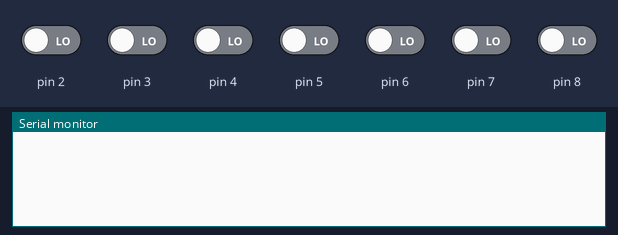
Simulated run of this sketch. Board: Arduino Uno, built with avr-gcc and run on an emulated ATmega328P. Shown: the last lines printed to the serial monitor. Inputs (shaded band) come from the test bench; at power-on: pin 2–8 LOW.

Above: at 1.4 s.
1.5 s: pin 2 driven HIGH
At 1.71 s:
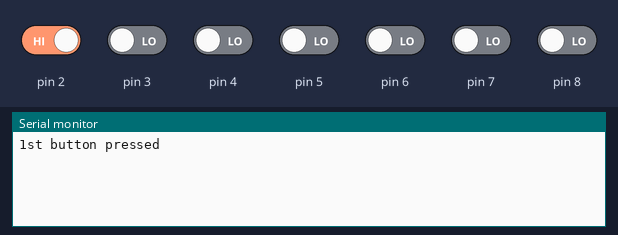
3.6 s: pin 3 driven HIGH
At 3.82 s:
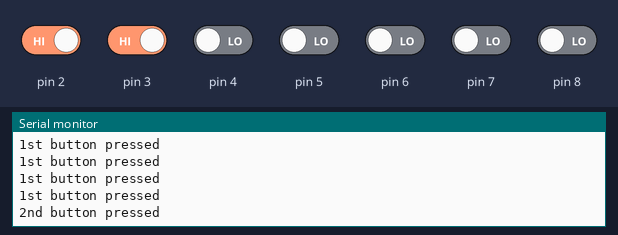
5.4 s: pin 4 driven HIGH
At 5.63 s:
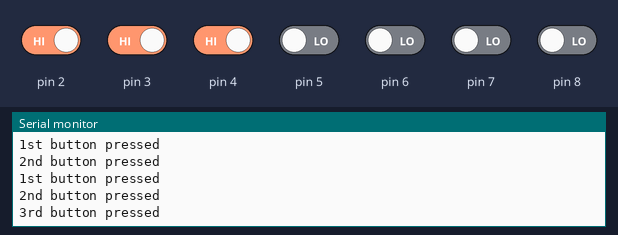
7.2 s: pin 5 driven HIGH
At 7.45 s:
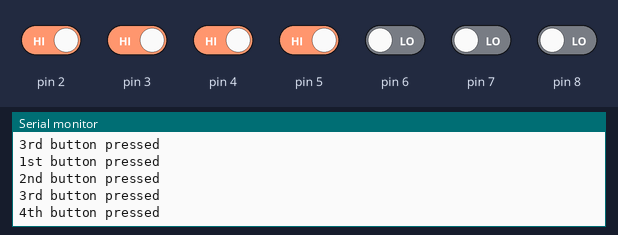
9.0 s: pin 6 driven HIGH
At 9.37 s:
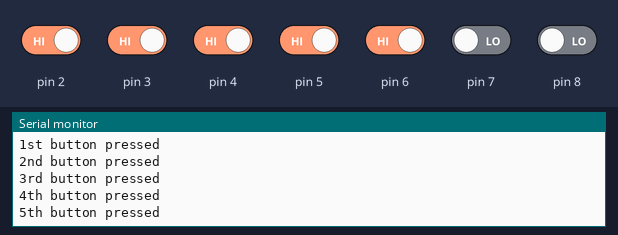
10.5 s: pin 7 driven HIGH
At 11.07 s:
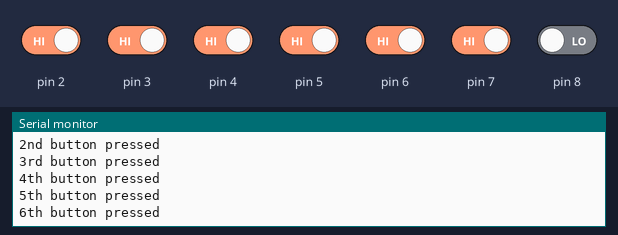
Timing chart, 0 to 13.0 s (numbered marks = the images above; inputs shaded):
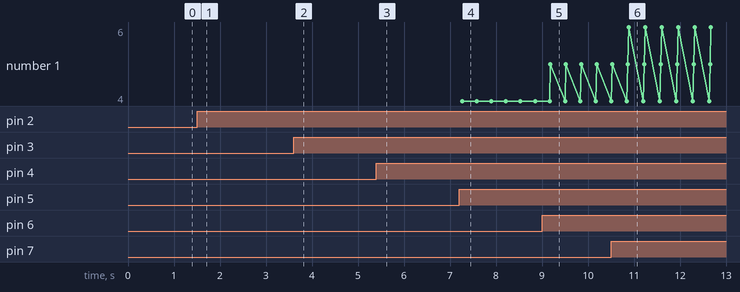

Measured:
- after the input at 1.5 s, the serial monitor: prints a new line at once (image 1)
- after the input at 3.6 s, the serial monitor: prints a new line at once (image 2)
- after the input at 5.4 s, the serial monitor: prints a new line after 0.05 s (image 3)
- after the input at 7.2 s, the serial monitor: prints a new line after 0.07 s (image 4)
- after the input at 9.0 s, the serial monitor: prints a new line after 0.18 s (image 5)
- after the input at 10.5 s, the serial monitor: prints a new line after 0.39 s (image 6)
- plotted number 1: 4 → 5 after the input at 9.0 s, 5 → 6 after the input at 10.5 s

The sketch:

buttons.ino
```cpp
//const int potPin = A0;

//int buttonState, potVal;

// Setup runs once after arduino boots up
void setup() {
  // Set the data rate in bits per second (baud) for serial data transmission
  Serial.begin(9600);

  // For digital pins it's also possible to send data but here we are receiving data from pin. Digital pin has two values - HIGH and LOW
  pinMode(2, INPUT);
  pinMode(3, INPUT);
  pinMode(4, INPUT);
  pinMode(5, INPUT);
  pinMode(6, INPUT);
  pinMode(7, INPUT);
  pinMode(8, INPUT);
}

// Infinite loop for event listening
void loop() {

  int buttonState2 = digitalRead(2);
  int buttonState3 = digitalRead(3);
  int buttonState4 = digitalRead(4);
  int buttonState5 = digitalRead(5);
  int buttonState6 = digitalRead(6);
  int buttonState7 = digitalRead(7);
  int buttonState8 = digitalRead(8);
  //potVal = analogRead(potPin);
  //Serial.print("potVal: ");
  //Serial.println(potVal);

  if (buttonState2 == HIGH) {
    Serial.println("1st button pressed");
  }
  if (buttonState3 == HIGH) {
    Serial.println("2nd button pressed");
  }
  if (buttonState4 == HIGH) {
    Serial.println("3rd button pressed");
  }
  if (buttonState5 == HIGH) {
    Serial.println("4th button pressed");
  }
  if (buttonState6 == HIGH) {
    Serial.println("5th button pressed");
  }
  if (buttonState7 == HIGH) {
    Serial.println("6th button pressed");
  }
  if (buttonState8 == HIGH) {
    Serial.println("7th button pressed");
  }
  delay(300);
}
```
